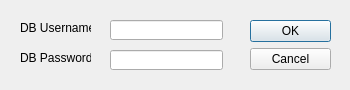
<?xml version="1.0" encoding="UTF-8"?>
<ui version="4.0">
 <class>Dialog</class>
 <widget class="QDialog" name="Dialog">
  <property name="geometry">
   <rect>
    <x>0</x>
    <y>0</y>
    <width>350</width>
    <height>90</height>
   </rect>
  </property>
  <property name="windowTitle">
   <string>Dialog</string>
  </property>
  <widget class="QDialogButtonBox" name="buttonBox">
   <property name="geometry">
    <rect>
     <x>250</x>
     <y>20</y>
     <width>81</width>
     <height>241</height>
    </rect>
   </property>
   <property name="orientation">
    <enum>Qt::Vertical</enum>
   </property>
   <property name="standardButtons">
    <set>QDialogButtonBox::Cancel|QDialogButtonBox::Ok</set>
   </property>
  </widget>
  <widget class="QLabel" name="label">
   <property name="geometry">
    <rect>
     <x>20</x>
     <y>20</y>
     <width>71</width>
     <height>16</height>
    </rect>
   </property>
   <property name="text">
    <string>DB Username</string>
   </property>
  </widget>
  <widget class="QLabel" name="label_2">
   <property name="geometry">
    <rect>
     <x>20</x>
     <y>50</y>
     <width>71</width>
     <height>16</height>
    </rect>
   </property>
   <property name="text">
    <string>DB Password</string>
   </property>
  </widget>
  <widget class="QLineEdit" name="lineEdit">
   <property name="geometry">
    <rect>
     <x>110</x>
     <y>20</y>
     <width>113</width>
     <height>20</height>
    </rect>
   </property>
  </widget>
  <widget class="QLineEdit" name="lineEdit_2">
   <property name="geometry">
    <rect>
     <x>110</x>
     <y>50</y>
     <width>113</width>
     <height>20</height>
    </rect>
   </property>
   <property name="echoMode">
    <enum>QLineEdit::Password</enum>
   </property>
  </widget>
 </widget>
 <resources/>
 <connections>
  <connection>
   <sender>buttonBox</sender>
   <signal>accepted()</signal>
   <receiver>Dialog</receiver>
   <slot>accept()</slot>
   <hints>
    <hint type="sourcelabel">
     <x>248</x>
     <y>254</y>
    </hint>
    <hint type="destinationlabel">
     <x>157</x>
     <y>274</y>
    </hint>
   </hints>
  </connection>
  <connection>
   <sender>buttonBox</sender>
   <signal>rejected()</signal>
   <receiver>Dialog</receiver>
   <slot>reject()</slot>
   <hints>
    <hint type="sourcelabel">
     <x>316</x>
     <y>260</y>
    </hint>
    <hint type="destinationlabel">
     <x>286</x>
     <y>274</y>
    </hint>
   </hints>
  </connection>
 </connections>
</ui>
